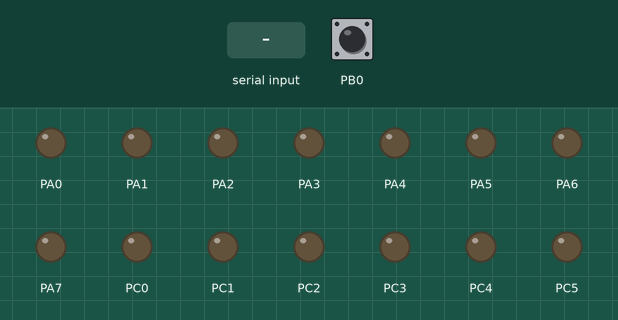
Simulated run of this program. Board: ATmega128, built with avr-gcc and emulated at 8 MHz (the files do not name the chip). On the bench: output pins drawn as LEDs (lit = HIGH). Inputs (shaded band) come from the test bench; at power-on: PB0 HIGH.

Above: at 1.5 s.
1.6 s: PB0 pulled LOW for 3.2 s
At 2.6 s:
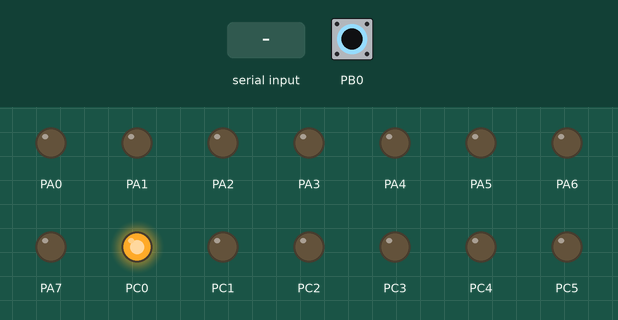
6.4 s: "1" received over Serial
At 7.5 s:
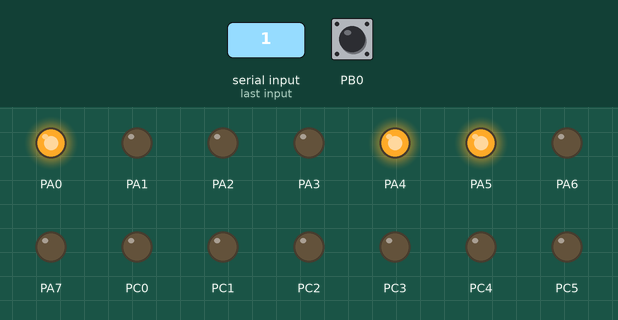
9.4 s: "0" received over Serial
At 10.6 s:
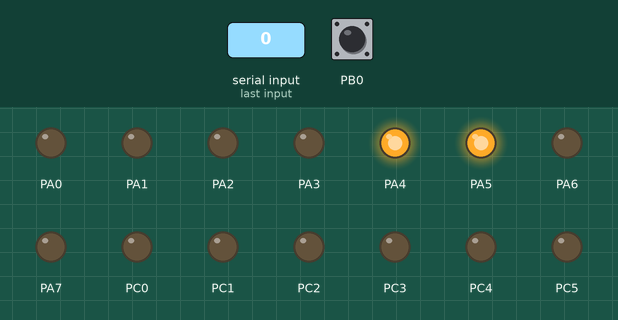
12.4 s: "2" received over Serial
At 13.7 s:
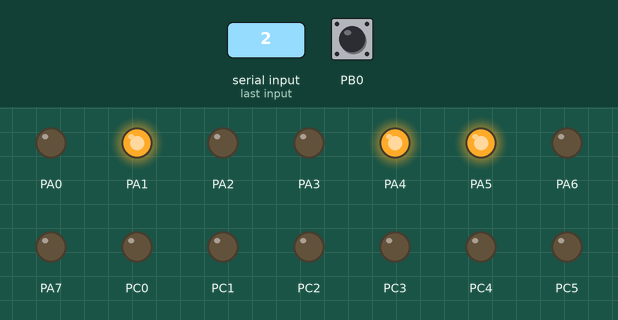
Timing chart, 0 to 15.5 s (numbered marks = the images above; inputs shaded):
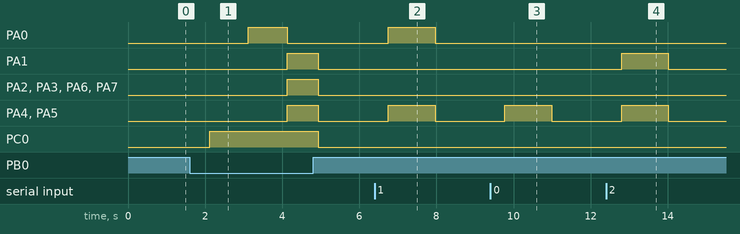

Measured:
- after the input at 1.6 s, PA0: LOW → HIGH after 1.5 s, → LOW 1.0 s later; PA1–7: LOW → HIGH after 2.5 s, → LOW 0.81 s later; PC0: LOW → HIGH after 0.52 s, → LOW 2.8 s later
- after the input at 6.4 s, PA0, PA4, PA5: LOW → HIGH after 0.35 s, → LOW 1.2 s later
- after the input at 9.4 s, PA4, PA5: LOW → HIGH after 0.38 s, → LOW 1.2 s later
- after the input at 12.4 s, PA1, PA4, PA5: LOW → HIGH after 0.40 s, → LOW 1.2 s later

The program:

main.c
```c
/*
 * atran_atruo_lab2_section1.c
 *
 * Created: 10/4/2018 9:05:34 AM
 * Author : ucrcse
 */

#include <avr/io.h>
#include "usart_ATmega1284.h"
#include "scheduler.h"


volatile unsigned char PORTA_TEMP = 0x00;
volatile unsigned char PORTC_TEMP = 0x00;
unsigned char temp;
char led_state = 0x01;

int isLeader = 0;

enum USART_States {Wait, Init, LED_On, LED_Off};

enum LEADER_STATES {Send};

int TickFct_Receive(int state)
{
	unsigned char B0 = ~PINB & 0x01;
	if (B0 == 0x01)
	{
		PORTC_TEMP = 0x01;
		isLeader = 1;
	}
	else {
		PORTC_TEMP = 0x00;
		isLeader = 0;
	}
	if (isLeader ==  0)
	{
		switch (state)
		{
			case -1:
				state = Init;
			break;
			case Init:
				state = Wait;
			break;
			case Wait:
				if (USART_HasReceived(0))
				{
					state = LED_On;
				}
				else
				{
					state = LED_Off;
				}
			break;
			case LED_On:
				if (!USART_HasReceived(0))
				{
					state = Wait;
				}
			break;
			case LED_Off:
				if (USART_HasReceived(0))
				{
					state = LED_On;
				}
			break;
			default:
				state = -1;
		}

		switch(state)
		{
			case -1:
			break;
			case Init:
				PORTA_TEMP = 0x00;
			break;
			case Wait:
				USART_Flush(0);
			break;
			case LED_On:
				temp = USART_Receive(0);
				PORTA_TEMP = temp;
				//PORTA = 0xFF;
			break;
			case LED_Off:
				PORTA_TEMP = 0x00;
			break;
			default:
				state = -1;
		}

		PORTA = PORTA_TEMP;
		PORTC = PORTC_TEMP;
	}
	return state;
}

int tick(int state) {
	unsigned char B0 = ~PINB & 0x01;
	if (B0 == 0x01)
	{
		PORTC_TEMP = 0x01;
		isLeader = 1;
	}
	else {
		PORTC_TEMP = 0x00;
		isLeader = 0;
	}
	if (isLeader == 1)
	{

		switch(state) {
			case -1:
				state = Send;
			break;
			case Send:
			break;
			default:
			state = -1;
			break;
			return state;
		}

		switch(state)
		{
			case -1:
			break;
			case Send:
				if (USART_IsSendReady(1)) {
					USART_Send(led_state, 1);
					if (USART_HasTransmitted(1)) {
						PORTA = led_state;
						led_state = ~led_state;
					}
				}
			break;
			default:
				state = -1;
		}

			PORTC = PORTC_TEMP;
		}
	return state;
}


int main(void)
{
	//initialize ports
	DDRA = 0xFF; PORTA = 0x00;
	DDRB = 0x00; PORTB = 0xFF;
	DDRC = 0xFF; PORTC = 0x00;

	//initialize uSART
    initUSART(0);
	initUSART(1);

	tasksNum = 2;
	task tsks[2];
	tasks = tsks;

	//define tasks
	unsigned char i = 0;
	tasks[i].state = -1;
	tasks[i].period = 600;
	tasks[i].elapsedTime = tasks[i].period;
	tasks[i].TickFct = &TickFct_Receive;

	++i;

	tasks[i].state = -1;
	tasks[i].period = 1000;
	tasks[i].elapsedTime = tasks[i].period;
	tasks[i].TickFct = &tick;

	const unsigned int period_sm_1 = 100;
	TimerSet(period_sm_1);
	TimerOn();


    while (1)
    {
    }
}
```

scheduler.h
```c
// Permission to copy is granted provided that this header remains intact.
// This software is provided with no warranties.

////////////////////////////////////////////////////////////////////////////////

#ifndef SCHEDULER_H
#define SCHEDULER_H

#include <avr/interrupt.h>

// Internal variables for mapping AVR's ISR to our cleaner TimerISR model.
unsigned long tasksPeriodGCD = 1; // Start count from here, down to 0. Default 1ms
unsigned long tasksPeriodCntDown = 0; // Current internal count of 1ms ticks

unsigned char tasksNum = 0; // Number of tasks in the scheduler. Default 0 tasks

////////////////////////////////////////////////////////////////////////////////
// Struct for Tasks represent a running process in our simple real-time operating system
typedef struct task {
	signed 	 char state; 		//Task's current state
	unsigned long period; 		//Task period
	unsigned long elapsedTime; 	//Time elapsed since last task tick
	int (*TickFct)(int); 		//Task tick function
} task;

task* tasks;

///////////////////////////////////////////////////////////////////////////////
// Heart of the scheduler code
void TimerISR() {
    static unsigned char i;
    for (i = 0; i < tasksNum; i++) {
        if ( tasks[i].elapsedTime >= tasks[i].period ) { // Ready
            tasks[i].state = tasks[i].TickFct(tasks[i].state);
            tasks[i].elapsedTime = 0;
        }
        tasks[i].elapsedTime += tasksPeriodGCD;
    }
}

///////////////////////////////////////////////////////////////////////////////
// In our approach, the C programmer does not touch this ISR, but rather TimerISR()
ISR(TIMER1_COMPA_vect) {
	// CPU automatically calls when TCNT0 == OCR0 (every 1 ms per TimerOn settings)
	tasksPeriodCntDown--; 			// Count down to 0 rather than up to TOP
	if (tasksPeriodCntDown == 0) { 	// results in a more efficient compare
		TimerISR(); 				// Call the ISR that the user uses
		tasksPeriodCntDown = tasksPeriodGCD;
	}
}

///////////////////////////////////////////////////////////////////////////////
// Set TimerISR() to tick every m ms
void TimerSet(unsigned long m) {
	tasksPeriodGCD = m;
	tasksPeriodCntDown = tasksPeriodGCD;
}

///////////////////////////////////////////////////////////////////////////////
void TimerOn() {
	// AVR timer/counter controller register TCCR1
	TCCR1B 	= (1<<WGM12)|(1<<CS11)|(1<<CS10);
                    // WGM12 (bit3) = 1: CTC mode (clear timer on compare)
					// CS12,CS11,CS10 (bit2bit1bit0) = 011: prescaler /64
					// Thus TCCR1B = 00001011 or 0x0B
					// So, 8 MHz clock or 8,000,000 /64 = 125,000 ticks/s
					// Thus, TCNT1 register will count at 125,000 ticks/s

	// AVR output compare register OCR1A.
	OCR1A 	= 125;	// Timer interrupt will be generated when TCNT1==OCR1A
					// We want a 1 ms tick. 0.001 s * 125,000 ticks/s = 125
					// So when TCNT1 register equals 125,
					// 1 ms has passed. Thus, we compare to 125.
					// AVR timer interrupt mask register

#if defined (__AVR_ATmega1284__)
    TIMSK1 	= (1<<OCIE1A); // OCIE1A (bit1): enables compare match interrupt - ATMega1284
#else
    TIMSK 	= (1<<OCIE1A); // OCIE1A (bit1): enables compare match interrupt - ATMega32
#endif

	// Initialize avr counter
	TCNT1 = 0;

	// TimerISR will be called every tasksPeriodCntDown milliseconds
	tasksPeriodCntDown = tasksPeriodGCD;

	// Enable global interrupts
	SREG |= 0x80;	// 0x80: 1000000
}

#endif //SCHEDULER_H
```

usart_ATmega1284.h
```c
// Permission to copy is granted provided that this header remains intact.
// This software is provided with no warranties.

////////////////////////////////////////////////////////////////////////////////

#ifndef USART_1284_H
#define USART_1284_H

// USART Setup Values
#define F_CPU 8000000UL // Assume uC operates at 8MHz
#define BAUD_RATE 9600
#define BAUD_PRESCALE (((F_CPU / (BAUD_RATE * 16UL))) - 1)

////////////////////////////////////////////////////////////////////////////////
//Functionality - Initializes TX and RX on PORT D
//Parameter: usartNum specifies which USART is being initialized
//			 If usartNum != 1, default to USART0
//Returns: None
void initUSART(unsigned char usartNum)
{
	if (usartNum != 1) {
		// Turn on the reception circuitry of USART0
		// Turn on receiver and transmitter
		// Use 8-bit character sizes
		UCSR0B |= (1 << RXEN0)  | (1 << TXEN0);
		UCSR0C |= (1 << UCSZ00) | (1 << UCSZ01);
		// Load lower 8-bits of the baud rate value into the low byte of the UBRR0 register
		UBRR0L = BAUD_PRESCALE;
		// Load upper 8-bits of the baud rate value into the high byte of the UBRR0 register
		UBRR0H = (BAUD_PRESCALE >> 8);
	}
	else {
		// Turn on the reception circuitry for USART1
		// Turn on receiver and transmitter
		// Use 8-bit character sizes
		UCSR1B |= (1 << RXEN1)  | (1 << TXEN1);
		UCSR1C |= (1 << UCSZ10) | (1 << UCSZ11);
		// Load lower 8-bits of the baud rate value into the low byte of the UBRR1 register
		UBRR1L = BAUD_PRESCALE;
		// Load upper 8-bits of the baud rate value into the high byte of the UBRR1 register
		UBRR1H = (BAUD_PRESCALE >> 8);
	}
}
////////////////////////////////////////////////////////////////////////////////
//Functionality - checks if USART is ready to send
//Parameter: usartNum specifies which USART is checked
//Returns: 1 if true else 0
unsigned char USART_IsSendReady(unsigned char usartNum)
{
	return (usartNum != 1) ? (UCSR0A & (1 << UDRE0)) : (UCSR1A & (1 << UDRE1));
}
////////////////////////////////////////////////////////////////////////////////
//Functionality - checks if USART has successfully transmitted data
//Parameter: usartNum specifies which USART is being checked
//Returns: 1 if true else 0
unsigned char USART_HasTransmitted(unsigned char usartNum)
{
	return (usartNum != 1) ? (UCSR0A & (1 << TXC0)) : (UCSR1A & (1 << TXC1));
}
////////////////////////////////////////////////////////////////////////////////
// **** WARNING: THIS FUNCTION BLOCKS MULTI-TASKING; USE WITH CAUTION!!! ****
//Functionality - checks if USART has recieved data
//Parameter: usartNum specifies which USART is checked
//Returns: 1 if true else 0
unsigned char USART_HasReceived(unsigned char usartNum)
{
	return (usartNum != 1) ? (UCSR0A & (1 << RXC0)) : (UCSR1A & (1 << RXC1));
}
////////////////////////////////////////////////////////////////////////////////
//Functionality - Flushes the data register
//Parameter: usartNum specifies which USART is flushed
//Returns: None
void USART_Flush(unsigned char usartNum)
{
	static unsigned char dummy;
	if (usartNum != 1) {
		while ( UCSR0A & (1 << RXC0) ) { dummy = UDR0; }
	}
	else {
		while ( UCSR1A & (1 << RXC1) ) { dummy = UDR1; }
	}
}
////////////////////////////////////////////////////////////////////////////////
// **** WARNING: THIS FUNCTION BLOCKS MULTI-TASKING; USE WITH CAUTION!!! ****
//Functionality - Sends an 8-bit char value
//Parameter: Takes a single unsigned char value
//			 usartNum specifies which USART will send the char
//Returns: None
void USART_Send(unsigned char sendMe, unsigned char usartNum)
{
	if (usartNum != 1) {
		while( !(UCSR0A & (1 << UDRE0)) );
		UDR0 = sendMe;
	}
	else {
		while( !(UCSR1A & (1 << UDRE1)) );
		UDR1 = sendMe;
	}
}
////////////////////////////////////////////////////////////////////////////////
// **** WARNING: THIS FUNCTION BLOCKS MULTI-TASKING; USE WITH CAUTION!!! ****
//Functionality - receives an 8-bit char value
//Parameter: usartNum specifies which USART is waiting to receive data
//Returns: Unsigned char data from the receive buffer
unsigned char USART_Receive(unsigned char usartNum)
{
	if (usartNum != 1) {
		while ( !(UCSR0A & (1 << RXC0)) ); // Wait for data to be received
		return UDR0; // Get and return received data from buffer
	}
	else {
		while ( !(UCSR1A & (1 << RXC1)) );
		return UDR1;
	}
}

#endif USART_1284_H
```
